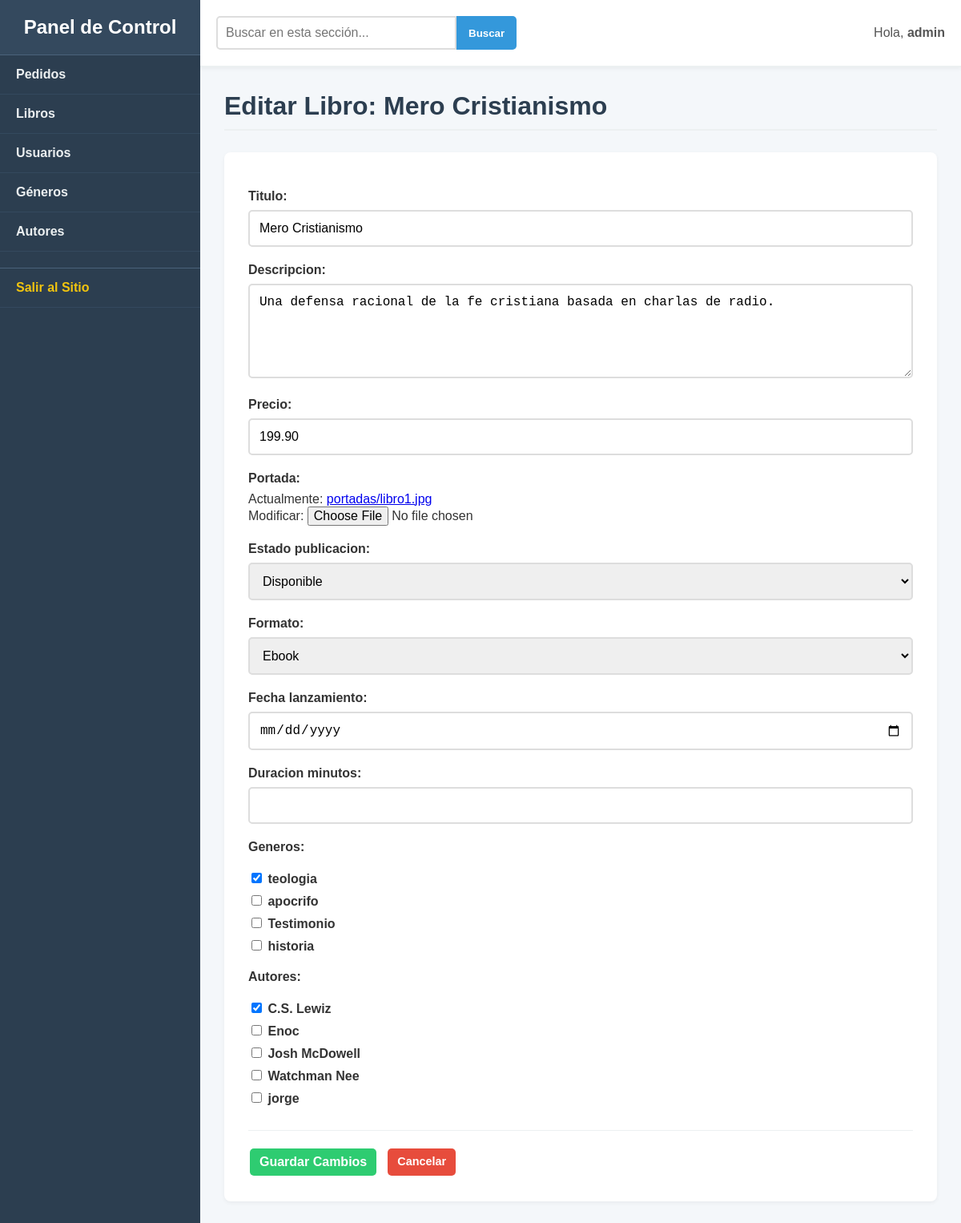
/dashboard/libros/editar/1/ (signed in), run on the app's committed database.
### tienda/models.py (models this page shows, shortened)
class Libro(models.Model):
    ESTADO_CHOICES = [
        ('disponible', 'Disponible'),
        ('proximamente', 'Próximamente'),
    ]
    FORMATO_CHOICES = [
        ('ebook', 'Ebook'),
        ('audiobook', 'Audiobook'),
    ]
    titulo = models.CharField(max_length=255)
    descripcion = models.TextField(blank=True, null=True)
    precio = models.DecimalField(max_digits=10, decimal_places=2, default=0.00)
    portada = models.ImageField(upload_to='portadas/')
    estado_publicacion = models.CharField(max_length=15, choices=ESTADO_CHOICES, default='disponible')
    formato = models.CharField(max_length=10, choices=FORMATO_CHOICES, default='ebook')
    fecha_lanzamiento = models.DateField(blank=True, null=True)
    duracion_minutos = models.IntegerField(blank=True, null=True)
    autores = models.ManyToManyField(Autor, related_name="libros")
    generos = models.ManyToManyField(Genero, related_name="libros")

### dashboard/views.py (the view)
# urls.py: path('libros/editar/<int:id_libro>/', views.vista_editar_libro, name='dash_editar_libro'),
@login_required
@user_passes_test(es_admin)
def vista_editar_libro(request, id_libro):
    libro = get_object_or_404(Libro, id=id_libro)
    if request.method == 'POST':
        form = LibroForm(request.POST, request.FILES, instance=libro)
        if form.is_valid():
            form.save()
            messages.success(request, '¡Libro actualizado exitosamente!')
            return redirect('dash_ver_libros')
        else:
            messages.error(request, 'Hubo un error. Revisa el formulario.')
    else:
        form = LibroForm(instance=libro)
    contexto = {
        'form': form,
        'titulo_pagina': f'Editar Libro: {libro.titulo}'
    }
    return render(request, 'dashboard/form_generico.html', contexto)

### dashboard/views.py (called while the page is built)
def es_admin(user):
    return user.is_superuser

### tienda/models.py (called while the page is built)
    def __str__(self):
        return self.nombre_genero

    def __str__(self):
        return self.nombre_autor

### templates/dashboard/form_generico.html (shortened to what this page needs)
{% extends 'dashboard/dashboard_base.html' %}
{% block contenido %}
    <h2>{{ titulo_pagina }}</h2>
    <div class="form-container-dashboard">
        <form method="POST" enctype="multipart/form-data">
            <div class="form-field-wrapper">
                {{ form.as_p }}
            </div>
            <div class="form-actions">
                <button type="submit" class="btn-action save">Guardar Cambios</button>
                <a href="javascript:history.back()" class="btn-action delete">Cancelar</a>
            </div>
        </form>
    </div>
{% endblock %}

### templates/dashboard/dashboard_base.html (shortened to what this page needs)
{% load static %}
<!DOCTYPE html>
<html lang="es">
<head>
    <link rel="stylesheet" href="{% static 'css/style.css' %}?v=1.2">
    <link rel="stylesheet" href="{% static 'css/dashboard.css' %}?v=1.2">
</head>
<body class="dashboard-body">
    <div class="dashboard-container">
        <aside class="dashboard-sidebar">
            <div class="sidebar-header">
                <h3>Panel de Control</h3>
            </div>
            <nav class="sidebar-nav">
                <ul>
                    <li>
                        <a href="{% url 'dash_ver_pedidos' %}">Pedidos</a>
                    </li>
                    <li>
                        <a href="{% url 'dash_ver_libros' %}">Libros</a>
                    </li>
                    <li>
                        <a href="{% url 'dash_ver_usuarios' %}">Usuarios</a>
                    </li>
                    <li>
                        <a href="{% url 'dash_ver_generos' %}">Géneros</a>
                    </li>
                    <li>
                        <a href="{% url 'dash_ver_autores' %}">Autores</a>
                    </li>
                    <li>
                        <a href="{% url 'index' %}" class="nav-external">Salir al Sitio</a>
                    </li>
                </ul>
            </nav>
        </aside>
        <main class="dashboard-main-content">
            <header class="dashboard-header">
                <form method="GET" class="search-form">
                    <input type="search" name="q" placeholder="Buscar en esta sección..." value="{{ search_query|default:'' }}">
                    <button type="submit">Buscar</button>
                </form>
                <div class="user-info-widget">
                    <span>Hola, <strong>{{ user.username }}</strong></span>
                </div>
            </header>
            <div class="content-wrapper">
                {% block contenido %}{% endblock %}
            </div>
        </main>
    </div>
</body>
</html>

### static/css/style.css (style rules this page uses)
* { box-sizing: border-box; }
body { font-family: Arial, sans-serif; margin: 0; background-color: #ffffff; color: #000; }

### static/css/dashboard.css (style rules this page uses)
.dashboard-body { background-color: #f4f7fa; color: #333; margin: 0; font-family: Arial, sans-serif; }
.dashboard-container { display: flex; min-height: 100vh; }
.dashboard-sidebar { width: 250px; background-color: #2c3e50; color: #ecf0f1; display: flex; flex-direction: column; flex-shrink: 0; }
.sidebar-header { padding: 20px; text-align: center; background-color: #34495e; border-bottom: 1px solid #4a627a; }
.sidebar-header h3 { margin: 0; color: #fff; font-size: 1.5rem; }
.sidebar-nav ul { list-style: none; padding: 0; margin: 0; }
.sidebar-nav li a { display: block; padding: 15px 20px; text-decoration: none; color: #ecf0f1; font-weight: bold; border-bottom: 1px solid #34495e; transition: background-color 0.2s ease; }
.sidebar-nav li a.nav-external { color: #f1c40f; margin-top: 20px; border-top: 1px solid #4a627a; }
.dashboard-main-content { flex-grow: 1; display: flex; flex-direction: column; }
.dashboard-header { display: flex; justify-content: space-between; align-items: center; padding: 20px; background-color: #ffffff; border-bottom: 2px solid #ecf0f1; box-shadow: 0 2px 5px rgba(0,0,0,0.05); }
.search-form { display: flex; }
.search-form input[type="search"] { padding: 10px; border: 2px solid #ddd; border-radius: 5px 0 0 5px; font-size: 1rem; min-width: 300px; }
.search-form button { padding: 10px 15px; border: none; background-color: #3498db; color: white; font-weight: bold; cursor: pointer; border-radius: 0 5px 5px 0; }
.user-info-widget { font-size: 1rem; color: #555; }
.content-wrapper { padding: 30px; flex-grow: 1; }
.content-wrapper h2 { margin-top: 0; font-size: 2rem; color: #2c3e50; border-bottom: 2px solid #ecf0f1; padding-bottom: 10px; }
.btn-action { display: inline-block; padding: 8px 12px; border-radius: 5px; color: #fff; text-decoration: none; font-weight: bold; font-size: 0.9rem; margin: 2px; }
.btn-action.delete { background-color: #e74c3c; }
.form-container-dashboard { background-color: #ffffff; padding: 30px; border-radius: 8px; box-shadow: 0 2px 5px rgba(0,0,0,0.05); }
.form-field-wrapper p { margin-bottom: 20px; }
.form-field-wrapper label { display: block; font-weight: bold; margin-bottom: 8px; color: #333; }
.form-field-wrapper input[type="text"], .form-field-wrapper input[type="number"], .form-field-wrapper input[type="date"], .form-field-wrapper select, .form-field-wrapper textarea { width: 100%; padding: 12px; font-size: 1rem; border: 2px solid #ddd; border-radius: 5px; box-sizing: border-box; }
.form-field-wrapper input[type="file"] { font-size: 1rem; }
.form-actions { margin-top: 30px; border-top: 1px solid #ecf0f1; padding-top: 20px; display: flex; gap: 10px; }
.btn-action.save { background-color: #2ecc71; border: none; font-size: 1rem; cursor: pointer; }

### data on the page
Libro: titulo "Mero Cristianismo", descripcion "Una defensa racional de la fe cristiana basada en charlas de radio.", precio "199.90", estado_publicacion "Disponible", formato "Ebook"

### other printed values
{{ user.username }} "admin"
{{ titulo_pagina }} "Editar Libro: Mero Cristianismo"
